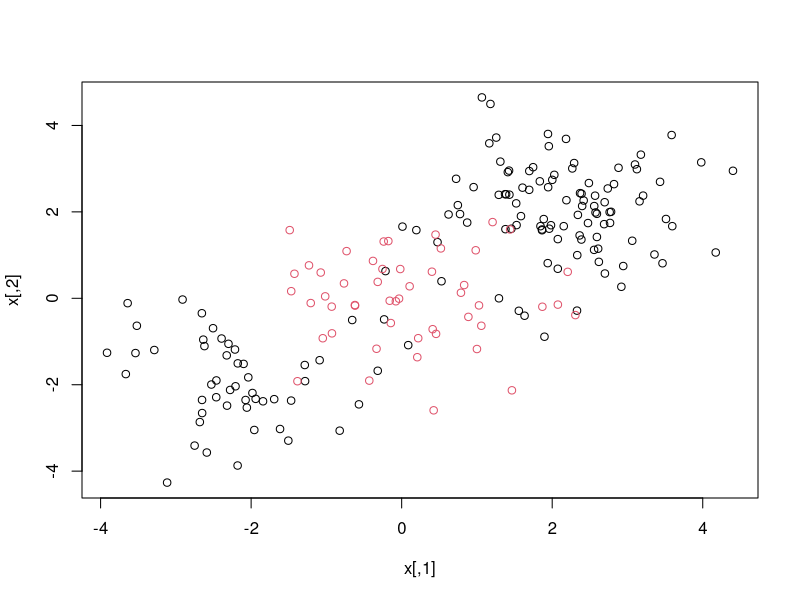
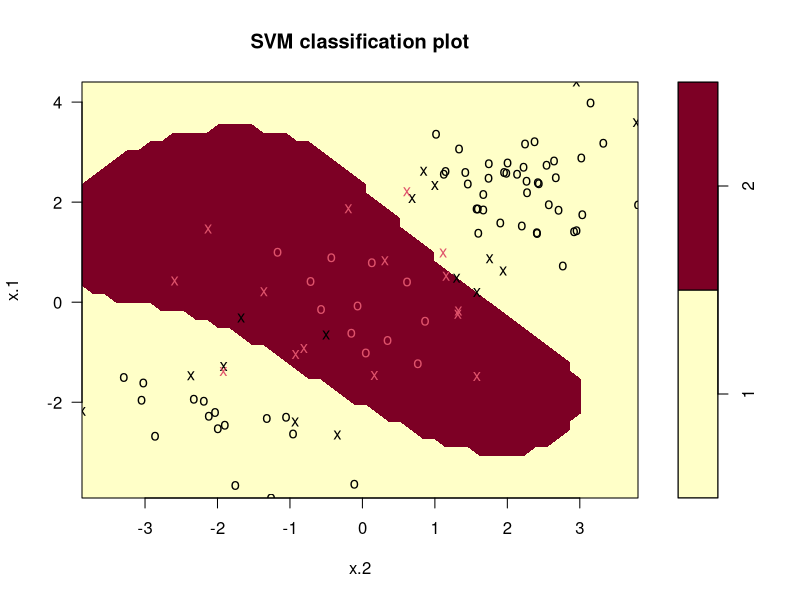
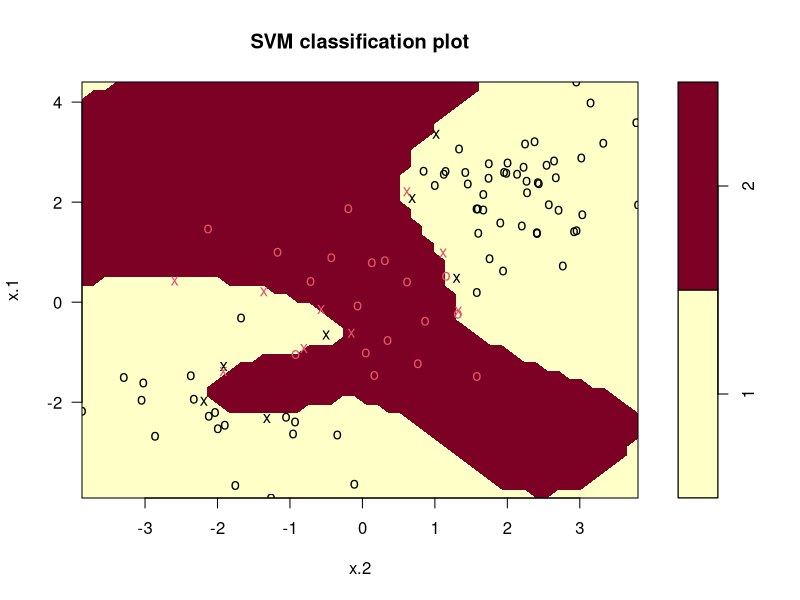

The R source for these figures, in order:
library(e1071)

# Generate some data with a nonlinear class boundary
set.seed(1)

x <- matrix(rnorm(200 * 2), ncol = 2)
x[1:100, ] <- x[1:100, ] + 2
x[101:150, ] <- x[101:150, ] - 2
y <- c(rep(1, 150), rep(2, 50))

dat <- data.frame(x = x, y = as.factor(y))

plot(x, col = y)

# We now randomly split the data into training and test groups.
# We then fit that data using the svm() function with a radial kernal.
train <- sample(200, 100)
svmfit <- svm(y ~ ., data = dat[train, ], kernel = "radial",
              gamma = 1, cost = 1)
plot(svmfit, dat[train, ])

summary(svmfit)

# Increading the cost will increase the accuracy but lead to overfitting.
svmfit <- svm(y ~ ., data = dat[train, ], kernel = "radial",
              gamma = 1, cost = 1e5)
plot(svmfit, dat[train, ])

# We can use the tune function to select the best choice of gamma and cost
# for an SVM with radial kernel
tune_out <- tune(svm, y ~ ., data = dat[train, ],
                 kernel = "radial",
                 ranges = list(
                               cost = c(.1, 1, 10, 100, 1000),
                               gamma = c(.5, 1, 2, 3, 4)
                               )
                 )

summary(tune_out)

# We see that the best choice of parameters is cost = 1 and gamma = .5
table(true = dat[-train, "y"],
      pred = predict(tune_out$best.model,
                     newdata = dat[-train, ]
                     )
      )

